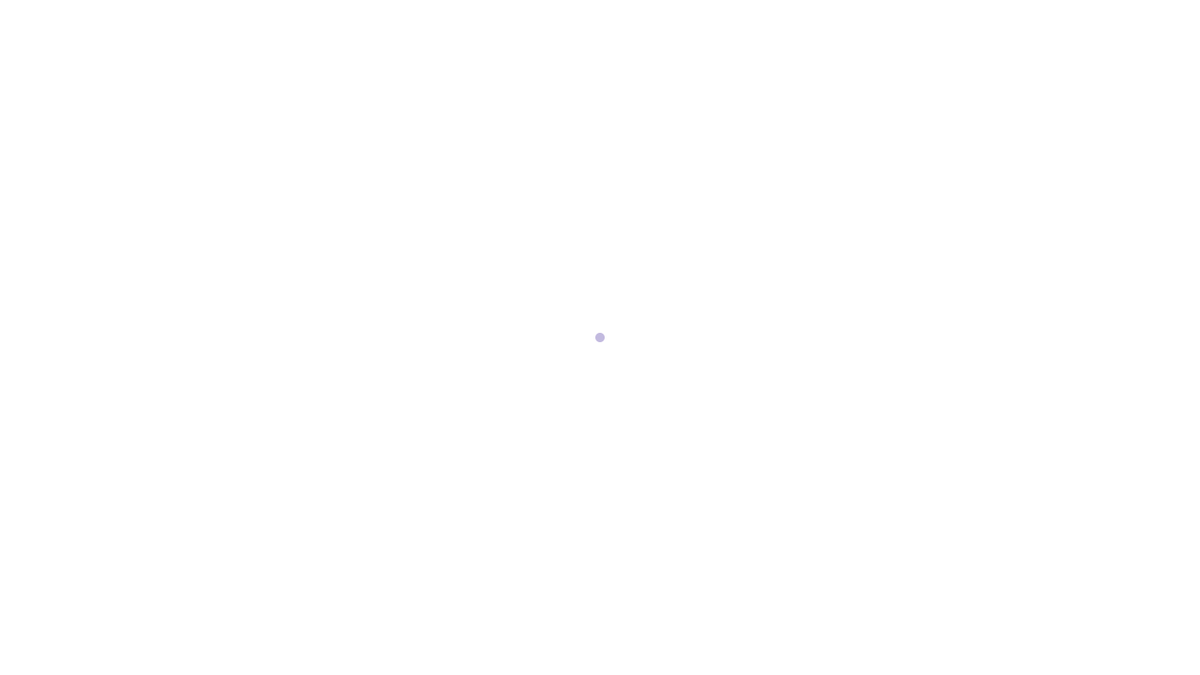
Frame 1 (no input)
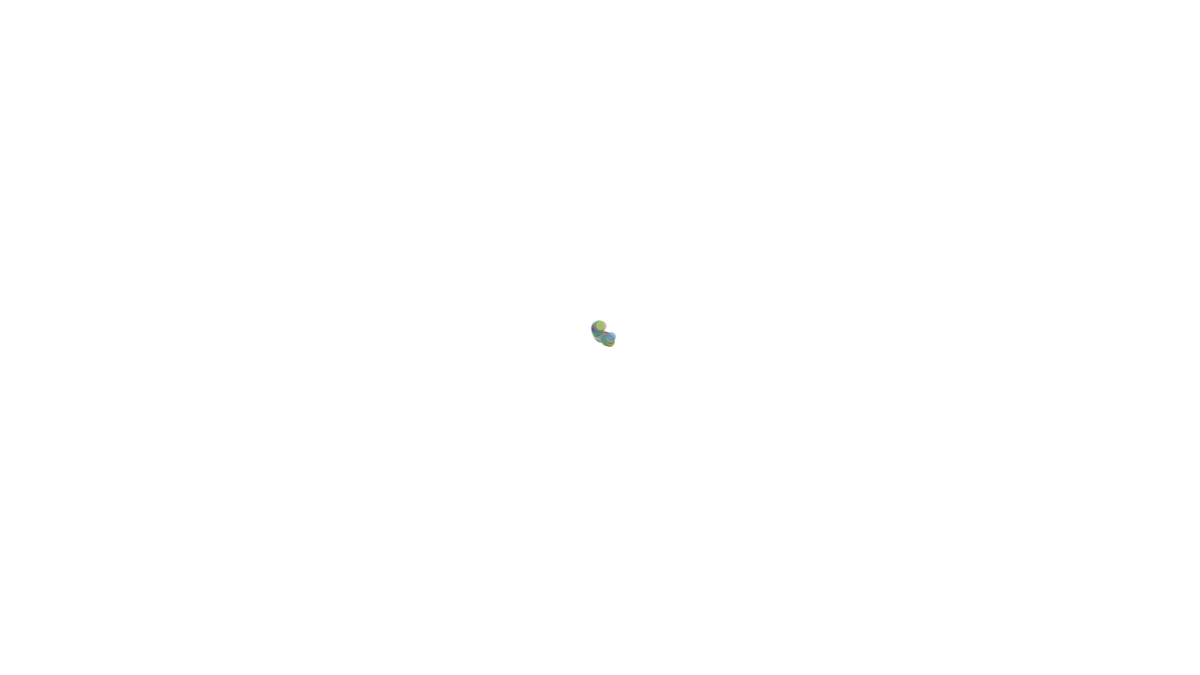
Frame 60 (the mouse pressed at the canvas centre just before this capture)
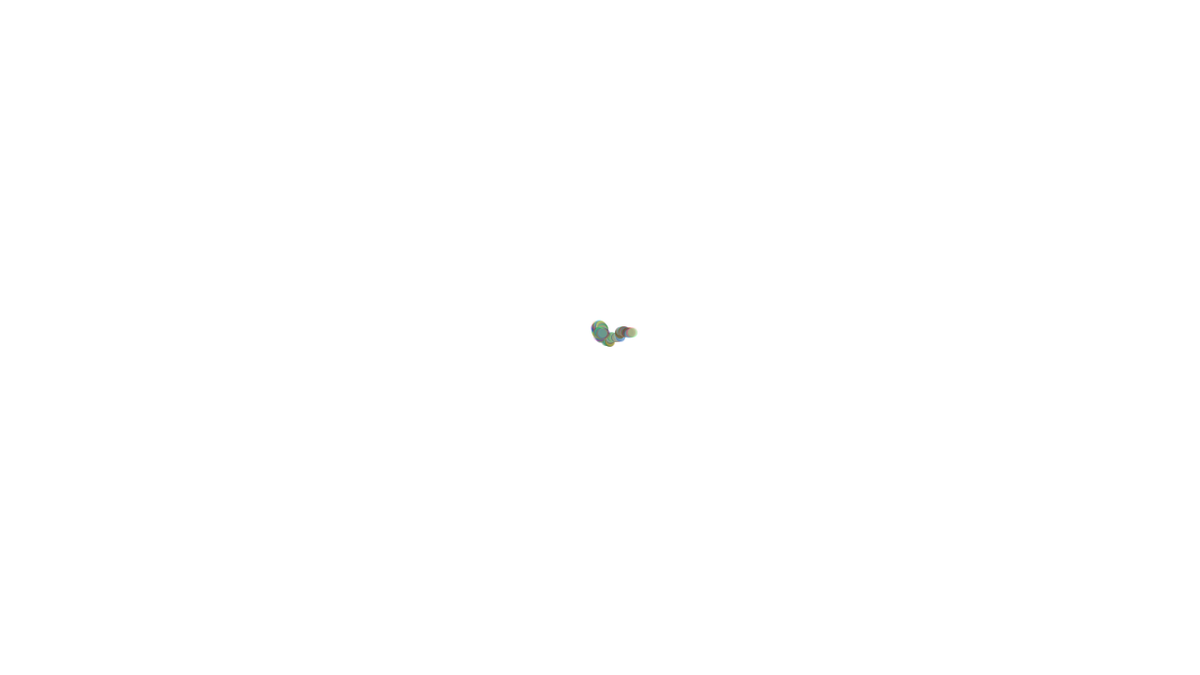
Frame 120 (the mouse held since frame 60 and released just before this capture)

The Processing sketch that drew these frames (run headless with seeded random() and noise(); from frame 60 on, the mouse is pressed at the canvas centre):

// Processing sketch: Answer_for_Quiz_2
// ── Answer_for_Quiz_2.pde
Walker standardWalker;
Walker biasedWalker;

void setup() {
  size(1280, 720);
  background(255); 
  
  standardWalker = new Walker();
  biasedWalker = new Walker();
}

void draw() {
  standardWalker.render();
  standardWalker.randomWalk();
  
  biasedWalker.render();
  biasedWalker.randomWalkBiased();
}

// ── Walker.pde
class Walker {
  float x, y;

  Walker() {
    x = width / 2;
    y = height / 2;
  }

  void render() {
    float r = random(255);
    float g = random(255);
    float b = random(255);
    float a = random(50, 100);
    
    fill(r, g, b, a); 
    noStroke();
    circle(x, y, 10); 
  }

  void randomWalk() {
    int choice = int(random(8));
    if (choice == 0) x++;        
    else if (choice == 1) x--;   
    else if (choice == 2) y++;   
    else if (choice == 3) y--;   
    else if (choice == 4) { x++; y--; } 
    else if (choice == 5) { x--; y--; } 
    else if (choice == 6) { x++; y++; } 
    else if (choice == 7) { x--; y++; } 
  }

  void randomWalkBiased() {
    float r = random(1); 
    if (r < 0.40) {       // 40% chance for Right
      x++; 
    } else if (r < 0.60) { // 20% Left
      x--;
    } else if (r < 0.80) { // 20% Up
      y--;
    } else {               // 20% Down
      y++;
    }
  }
}
